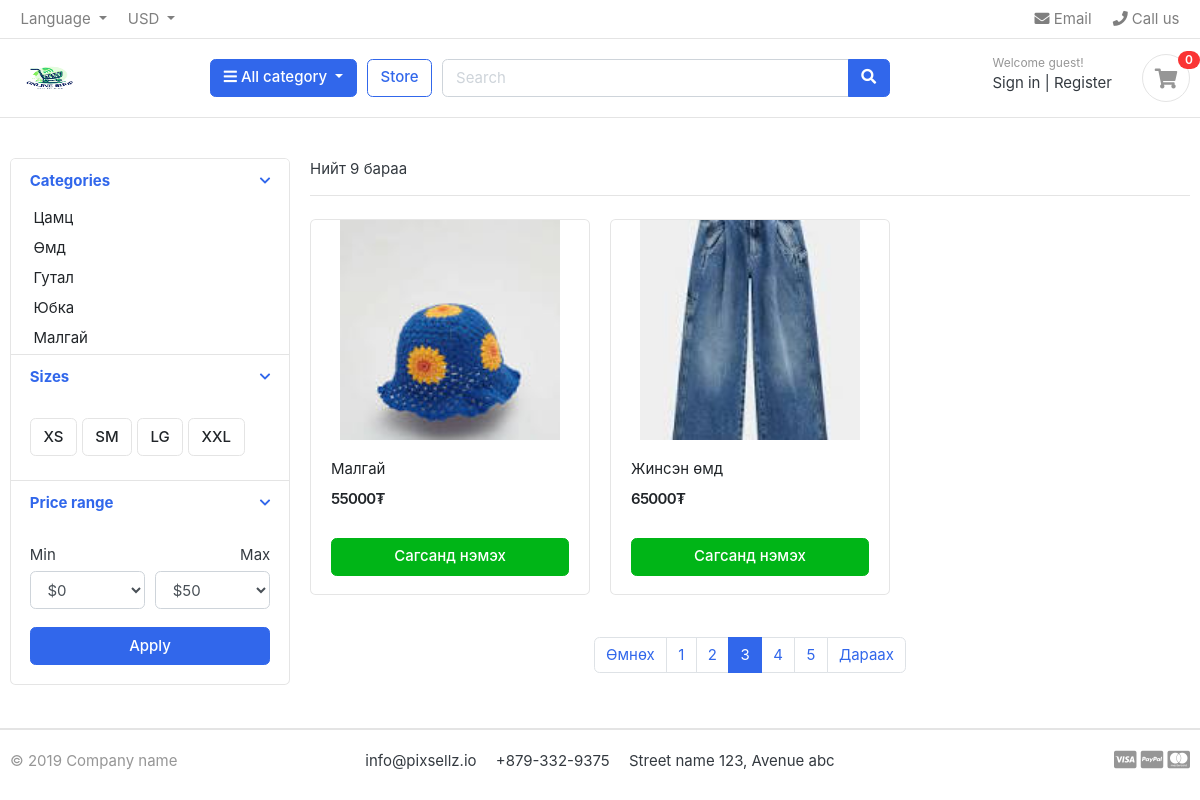
The page /store/?page=3 on the database as committed earlier.
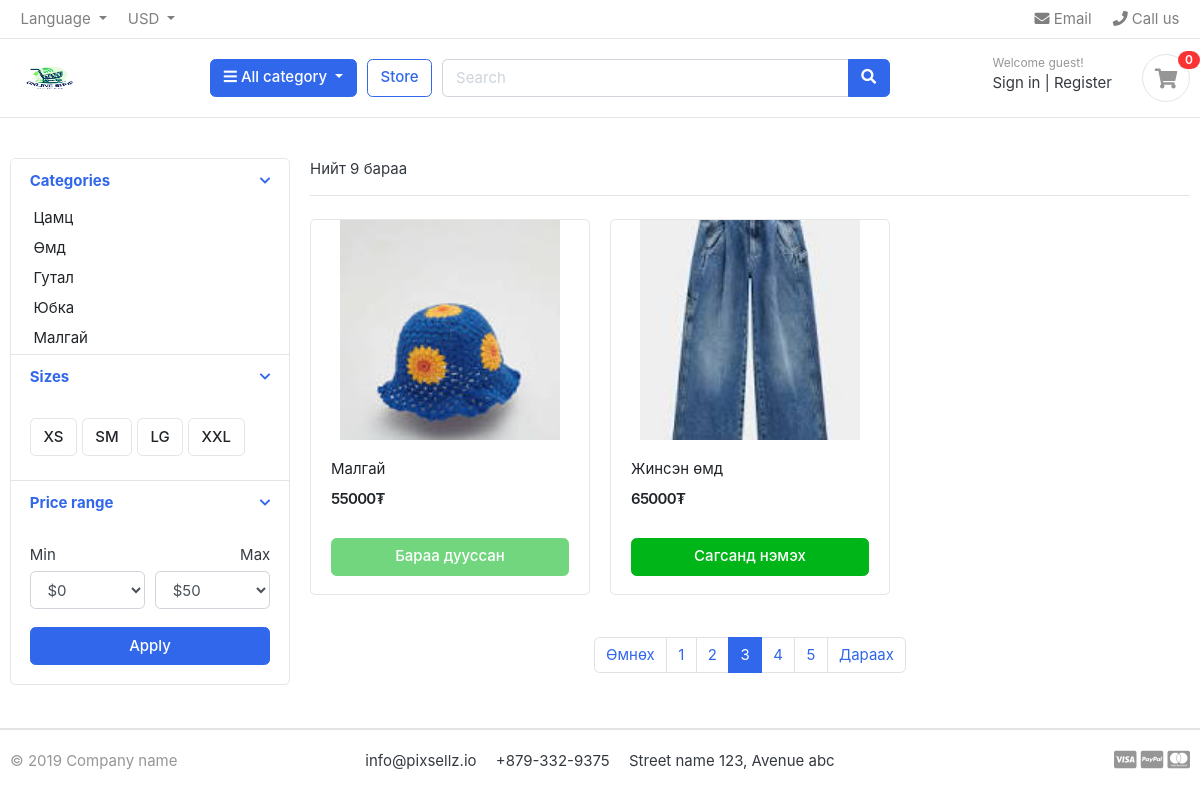
The same page on the database as committed later.
### store_app/models.py (models this page shows, shortened)
class Product(models.Model):
    product_name = models.CharField(max_length=200, unique=True)
    slug = models.SlugField(max_length=200, unique=True)
    description = models.TextField(max_length=500, blank=True)
    price = models.IntegerField()
    images = models.ImageField(upload_to='photos/products')
    stock = models.IntegerField()
    is_available = models.BooleanField(default=True)
    category = models.ForeignKey(Category, on_delete=models.CASCADE)
    created_date = models.DateTimeField(auto_now_add=True)
    modified_date = models.DateTimeField(auto_now=True)
    def get_url(self):
        return reverse('detail', kwargs={
            'category_slug': self.category.slug,
            'product_slug': self.slug
        })

### store_app/views.py (the view)
# urls.py: path("store/", views.store_view, name="store"),
def store_view(request):
    product_list = Product.objects.all()
    paginator = Paginator(product_list, 2)
    page_number = request.GET.get('page')
    page_obj = paginator.get_page(page_number)
    total_count = product_list.count()
    return render(request, "store.html", {
        'page_obj': page_obj,
        'total': total_count,
    })

### cart_app/views.py (called while the page is built)
def _cart_id(request):
    cart = request.session.session_key
    if not cart:
        cart = request.session.create()
    return cart

### store_app/context_processors.py (called while the page is built)
def category_processor(request):
    categories = Category.objects.all()
    return {'all_categories': categories}

def cart_processor(request):
    cart_count = 0
    if 'admin' in request.path:
        return {}
    try:
        cart = Cart.objects.get(cart_id=_cart_id(request))
        cart_items = CartItem.objects.filter(cart_id=cart)
        for item in cart_items:
            cart_count += item.quantity
    except Cart.DoesNotExist:
        cart_count = 0
    return {'cart_total': cart_count}

### store_app/templates/store.html (shortened to what the changed rows need)
{% extends "base.html" %}
{% load static %}
{% block content %}
<section class="section-content padding-y">
  <div class="container">
    <div class="row">
      <main class="col-md-9">
        <div class="row">
          {% for pro in page_obj %}
          <div class="col-md-4">
            <figure class="card card-product-grid">
              <div class="img-wrap">
                <img src="/media/{{ pro.images }}" alt="{{ pro.product_name }}">
              </div>
              <figcaption class="info-wrap">
                <div class="fix-height">
                  <a href="{{ pro.get_url }}" class="title">{{ pro.product_name }}</a>
                  <div class="price-wrap mt-2">
                    <span class="price">{{ pro.price }}₮</span>
                  </div>
                </div>
                <a href="{% url 'add_cart' pro.id %}" class="btn btn-block btn-success {% if pro.stock < 1 %}disabled{% endif %}">
                  {% if pro.stock < 1 %}
                    Бараа дууссан
                  {% else %}
                    Сагсанд нэмэх
                  {% endif %}
                </a>
              </figcaption>
            </figure>
          </div>
          {% endfor %}
        </div>
      </main>
    </div>
  </div>
</section>
{% endblock %}

Rows that differ between the two databases and show on the page:
changed Product "Малгай": stock "Сагсанд нэмэх" → "Бараа дууссан"
